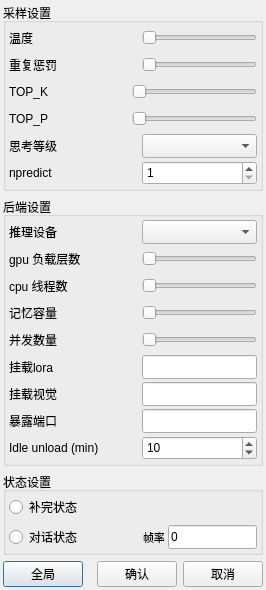
<?xml version="1.0" encoding="UTF-8"?>
<ui version="4.0">
 <class>Settings_Dialog_Ui</class>
 <widget class="QDialog" name="Settings_Dialog_Ui">
  <property name="geometry">
   <rect>
    <x>0</x>
    <y>0</y>
    <width>266</width>
    <height>583</height>
   </rect>
  </property>
  <property name="windowTitle">
   <string>Dialog</string>
  </property>
  <layout class="QVBoxLayout" name="verticalLayout_4">
   <property name="spacing">
    <number>6</number>
   </property>
   <property name="leftMargin">
    <number>3</number>
   </property>
   <property name="topMargin">
    <number>3</number>
   </property>
   <property name="rightMargin">
    <number>3</number>
   </property>
   <property name="bottomMargin">
    <number>3</number>
   </property>
   <item>
    <widget class="QGroupBox" name="sample_box">
     <property name="font">
      <font>
       <pointsize>9</pointsize>
      </font>
     </property>
     <property name="title">
      <string>采样设置</string>
     </property>
     <layout class="QVBoxLayout" name="verticalLayout">
      <property name="spacing">
       <number>3</number>
      </property>
      <property name="leftMargin">
       <number>3</number>
      </property>
      <property name="topMargin">
       <number>3</number>
      </property>
      <property name="rightMargin">
       <number>3</number>
      </property>
      <property name="bottomMargin">
       <number>3</number>
      </property>
      <item>
       <layout class="QHBoxLayout" name="horizontalLayout_2">
        <item>
         <widget class="QLabel" name="temp_label">
          <property name="minimumSize">
           <size>
            <width>130</width>
            <height>24</height>
           </size>
          </property>
          <property name="maximumSize">
           <size>
            <width>130</width>
            <height>24</height>
           </size>
          </property>
          <property name="text">
           <string>温度</string>
          </property>
         </widget>
        </item>
        <item>
         <widget class="QSlider" name="temp_slider">
          <property name="minimumSize">
           <size>
            <width>100</width>
            <height>24</height>
           </size>
          </property>
          <property name="maximumSize">
           <size>
            <width>16777215</width>
            <height>24</height>
           </size>
          </property>
          <property name="pageStep">
           <number>1</number>
          </property>
          <property name="orientation">
           <enum>Qt::Horizontal</enum>
          </property>
         </widget>
        </item>
       </layout>
      </item>
      <item>
       <layout class="QHBoxLayout" name="horizontalLayout_3">
        <item>
         <widget class="QLabel" name="repeat_label">
          <property name="minimumSize">
           <size>
            <width>130</width>
            <height>24</height>
           </size>
          </property>
          <property name="maximumSize">
           <size>
            <width>130</width>
            <height>24</height>
           </size>
          </property>
          <property name="text">
           <string>重复惩罚</string>
          </property>
         </widget>
        </item>
        <item>
         <widget class="QSlider" name="repeat_slider">
          <property name="minimumSize">
           <size>
            <width>100</width>
            <height>24</height>
           </size>
          </property>
          <property name="maximumSize">
           <size>
            <width>16777215</width>
            <height>24</height>
           </size>
          </property>
          <property name="pageStep">
           <number>1</number>
          </property>
          <property name="orientation">
           <enum>Qt::Horizontal</enum>
          </property>
         </widget>
        </item>
       </layout>
      </item>
      <item>
       <layout class="QHBoxLayout" name="horizontalLayout_4">
        <item>
         <widget class="QLabel" name="topk_label">
          <property name="minimumSize">
           <size>
            <width>120</width>
            <height>24</height>
           </size>
          </property>
          <property name="maximumSize">
           <size>
            <width>120</width>
            <height>24</height>
           </size>
          </property>
          <property name="visible">
           <bool>false</bool>
          </property>
          <property name="text">
           <string>TOP_K</string>
          </property>
         </widget>
        </item>
        <item>
         <widget class="QSlider" name="topk_slider">
          <property name="minimumSize">
           <size>
            <width>100</width>
            <height>24</height>
           </size>
          </property>
          <property name="maximumSize">
           <size>
            <width>16777215</width>
            <height>24</height>
           </size>
          </property>
          <property name="visible">
           <bool>false</bool>
          </property>
          <property name="pageStep">
           <number>1</number>
          </property>
          <property name="orientation">
           <enum>Qt::Horizontal</enum>
          </property>
         </widget>
        </item>
       </layout>
      </item>
      <item>
       <layout class="QHBoxLayout" name="horizontalLayout_topp">
        <item>
         <widget class="QLabel" name="topp_label">
          <property name="minimumSize">
           <size>
            <width>120</width>
            <height>24</height>
           </size>
          </property>
          <property name="maximumSize">
           <size>
            <width>120</width>
            <height>24</height>
           </size>
          </property>
          <property name="visible">
           <bool>false</bool>
          </property>
          <property name="text">
           <string>TOP_P</string>
          </property>
         </widget>
        </item>
        <item>
         <widget class="QSlider" name="topp_slider">
          <property name="minimumSize">
           <size>
            <width>100</width>
            <height>24</height>
           </size>
          </property>
          <property name="maximumSize">
           <size>
            <width>16777215</width>
            <height>24</height>
           </size>
          </property>
          <property name="visible">
           <bool>false</bool>
          </property>
          <property name="pageStep">
           <number>1</number>
          </property>
          <property name="orientation">
           <enum>Qt::Horizontal</enum>
          </property>
         </widget>
        </item>
       </layout>
      </item>
      <item>
       <layout class="QHBoxLayout" name="reasoningLayout">
        <item>
         <widget class="QLabel" name="reasoning_label">
          <property name="minimumSize">
           <size>
            <width>130</width>
            <height>24</height>
           </size>
          </property>
          <property name="maximumSize">
           <size>
            <width>130</width>
            <height>24</height>
           </size>
          </property>
          <property name="text">
           <string>思考等级</string>
          </property>
         </widget>
        </item>
        <item>
         <widget class="QComboBox" name="reasoning_comboBox">
          <property name="minimumSize">
           <size>
            <width>100</width>
            <height>24</height>
           </size>
          </property>
          <property name="maximumSize">
           <size>
            <width>16777215</width>
            <height>24</height>
           </size>
          </property>
         </widget>
        </item>
       </layout>
      </item>
      <item>
       <layout class="QHBoxLayout" name="horizontalLayout_npredict">
        <item>
         <widget class="QLabel" name="npredict_label">
          <property name="minimumSize">
           <size>
            <width>130</width>
            <height>24</height>
           </size>
          </property>
          <property name="maximumSize">
           <size>
            <width>130</width>
            <height>24</height>
           </size>
          </property>
          <property name="toolTip">
           <string extracomment="npredict tooltip">npredict</string>
          </property>
          <property name="text">
           <string extracomment="npredict label">npredict</string>
          </property>
         </widget>
        </item>
        <item>
         <widget class="QSpinBox" name="npredict_spin">
          <property name="minimumSize">
           <size>
            <width>100</width>
            <height>24</height>
           </size>
          </property>
          <property name="maximumSize">
           <size>
            <width>16777215</width>
            <height>24</height>
           </size>
          </property>
          <property name="toolTip">
           <string>npredict</string>
          </property>
          <property name="accelerated">
           <bool>true</bool>
          </property>
          <property name="minimum">
           <number>1</number>
          </property>
          <property name="maximum">
           <number>99999</number>
          </property>
         </widget>
        </item>
       </layout>
      </item>
     </layout>
    </widget>
   </item>
   <item>
    <widget class="QGroupBox" name="backend_box">
     <property name="font">
      <font>
       <pointsize>9</pointsize>
      </font>
     </property>
     <property name="title">
      <string>后端设置</string>
     </property>
     <layout class="QVBoxLayout" name="verticalLayout_3">
      <property name="spacing">
       <number>3</number>
      </property>
      <property name="leftMargin">
       <number>3</number>
      </property>
      <property name="topMargin">
       <number>3</number>
      </property>
      <property name="rightMargin">
       <number>3</number>
      </property>
      <property name="bottomMargin">
       <number>3</number>
      </property>
      <item>
       <layout class="QHBoxLayout" name="horizontalLayout_22">
        <item>
         <widget class="QLabel" name="device_label">
          <property name="minimumSize">
           <size>
            <width>130</width>
            <height>24</height>
           </size>
          </property>
          <property name="maximumSize">
           <size>
            <width>130</width>
            <height>24</height>
           </size>
          </property>
          <property name="text">
           <string>推理设备</string>
          </property>
         </widget>
        </item>
        <item>
         <widget class="QComboBox" name="device_comboBox">
          <property name="minimumSize">
           <size>
            <width>0</width>
            <height>24</height>
           </size>
          </property>
          <property name="maximumSize">
           <size>
            <width>16777215</width>
            <height>24</height>
           </size>
          </property>
         </widget>
        </item>
       </layout>
      </item>
      <item>
       <layout class="QHBoxLayout" name="horizontalLayout_5">
        <item>
         <widget class="QLabel" name="ngl_label">
          <property name="minimumSize">
           <size>
            <width>130</width>
            <height>24</height>
           </size>
          </property>
          <property name="maximumSize">
           <size>
            <width>130</width>
            <height>24</height>
           </size>
          </property>
          <property name="text">
           <string>gpu 负载层数</string>
          </property>
         </widget>
        </item>
        <item>
         <widget class="QSlider" name="ngl_slider">
          <property name="minimumSize">
           <size>
            <width>100</width>
            <height>24</height>
           </size>
          </property>
          <property name="maximumSize">
           <size>
            <width>16777215</width>
            <height>24</height>
           </size>
          </property>
          <property name="pageStep">
           <number>1</number>
          </property>
          <property name="orientation">
           <enum>Qt::Horizontal</enum>
          </property>
         </widget>
        </item>
       </layout>
      </item>
      <item>
       <layout class="QHBoxLayout" name="horizontalLayout_6">
        <item>
         <widget class="QLabel" name="nthread_label">
          <property name="minimumSize">
           <size>
            <width>130</width>
            <height>24</height>
           </size>
          </property>
          <property name="maximumSize">
           <size>
            <width>130</width>
            <height>24</height>
           </size>
          </property>
          <property name="text">
           <string>cpu 线程数</string>
          </property>
         </widget>
        </item>
        <item>
         <widget class="QSlider" name="nthread_slider">
          <property name="minimumSize">
           <size>
            <width>100</width>
            <height>24</height>
           </size>
          </property>
          <property name="maximumSize">
           <size>
            <width>16777215</width>
            <height>24</height>
           </size>
          </property>
          <property name="pageStep">
           <number>1</number>
          </property>
          <property name="orientation">
           <enum>Qt::Horizontal</enum>
          </property>
         </widget>
        </item>
       </layout>
      </item>
      <item>
       <layout class="QHBoxLayout" name="horizontalLayout_9">
        <item>
         <widget class="QLabel" name="nctx_label">
          <property name="minimumSize">
           <size>
            <width>130</width>
            <height>24</height>
           </size>
          </property>
          <property name="maximumSize">
           <size>
            <width>130</width>
            <height>24</height>
           </size>
          </property>
          <property name="text">
           <string>记忆容量</string>
          </property>
         </widget>
        </item>
        <item>
         <widget class="QSlider" name="nctx_slider">
          <property name="minimumSize">
           <size>
            <width>100</width>
            <height>24</height>
           </size>
          </property>
          <property name="maximumSize">
           <size>
            <width>16777215</width>
            <height>24</height>
           </size>
          </property>
          <property name="orientation">
           <enum>Qt::Horizontal</enum>
          </property>
         </widget>
        </item>
       </layout>
      </item>
      <item>
       <layout class="QHBoxLayout" name="horizontalLayout_23">
        <item>
         <widget class="QLabel" name="parallel_label">
          <property name="minimumSize">
           <size>
            <width>130</width>
            <height>24</height>
           </size>
          </property>
          <property name="maximumSize">
           <size>
            <width>130</width>
            <height>24</height>
           </size>
          </property>
          <property name="text">
           <string>并发数量</string>
          </property>
         </widget>
        </item>
        <item>
         <widget class="QSlider" name="parallel_slider">
          <property name="minimumSize">
           <size>
            <width>100</width>
            <height>24</height>
           </size>
          </property>
          <property name="maximumSize">
           <size>
            <width>16777215</width>
            <height>24</height>
           </size>
          </property>
          <property name="minimum">
           <number>1</number>
          </property>
          <property name="maximum">
           <number>4096</number>
          </property>
          <property name="pageStep">
           <number>1</number>
          </property>
          <property name="value">
           <number>1</number>
          </property>
          <property name="orientation">
           <enum>Qt::Horizontal</enum>
          </property>
         </widget>
        </item>
       </layout>
      </item>
      <item>
       <layout class="QHBoxLayout" name="horizontalLayout_10">
        <item>
         <widget class="QLabel" name="lora_label">
          <property name="minimumSize">
           <size>
            <width>130</width>
            <height>24</height>
           </size>
          </property>
          <property name="maximumSize">
           <size>
            <width>130</width>
            <height>24</height>
           </size>
          </property>
          <property name="text">
           <string>挂载lora</string>
          </property>
         </widget>
        </item>
        <item>
         <widget class="QLineEdit" name="lora_LineEdit">
          <property name="minimumSize">
           <size>
            <width>100</width>
            <height>24</height>
           </size>
          </property>
          <property name="maximumSize">
           <size>
            <width>16777215</width>
            <height>24</height>
           </size>
          </property>
         </widget>
        </item>
       </layout>
      </item>
      <item>
       <layout class="QHBoxLayout" name="horizontalLayout_11">
        <item>
         <widget class="QLabel" name="mmproj_label">
          <property name="minimumSize">
           <size>
            <width>130</width>
            <height>24</height>
           </size>
          </property>
          <property name="maximumSize">
           <size>
            <width>130</width>
            <height>24</height>
           </size>
          </property>
          <property name="text">
           <string>挂载视觉</string>
          </property>
         </widget>
        </item>
        <item>
         <widget class="QLineEdit" name="mmproj_LineEdit">
          <property name="minimumSize">
           <size>
            <width>100</width>
            <height>24</height>
           </size>
          </property>
          <property name="maximumSize">
           <size>
            <width>16777215</width>
            <height>24</height>
           </size>
          </property>
         </widget>
        </item>
       </layout>
      </item>
      <item>
       <layout class="QHBoxLayout" name="horizontalLayout_12">
        <item>
         <widget class="QLabel" name="port_label">
          <property name="minimumSize">
           <size>
            <width>130</width>
            <height>24</height>
           </size>
          </property>
          <property name="maximumSize">
           <size>
            <width>130</width>
            <height>24</height>
           </size>
          </property>
          <property name="text">
           <string>暴露端口</string>
          </property>
         </widget>
        </item>
        <item>
         <widget class="QLineEdit" name="port_lineEdit">
          <property name="minimumSize">
           <size>
            <width>100</width>
            <height>24</height>
           </size>
          </property>
          <property name="maximumSize">
           <size>
            <width>16777215</width>
            <height>24</height>
           </size>
          </property>
         </widget>
        </item>
       </layout>
      </item>
      <item>
       <layout class="QHBoxLayout" name="horizontalLayout_lazyTimeout">
        <item>
         <widget class="QLabel" name="lazy_timeout_label">
          <property name="sizePolicy">
           <sizepolicy hsizetype="Preferred" vsizetype="Fixed">
            <horstretch>0</horstretch>
            <verstretch>0</verstretch>
           </sizepolicy>
          </property>
          <property name="minimumSize">
           <size>
            <width>130</width>
            <height>24</height>
           </size>
          </property>
          <property name="maximumSize">
           <size>
            <width>130</width>
            <height>16777215</height>
           </size>
          </property>
          <property name="text">
           <string>Idle unload (min)</string>
          </property>
         </widget>
        </item>
        <item>
         <widget class="QSpinBox" name="lazy_timeout_spin">
          <property name="minimumSize">
           <size>
            <width>100</width>
            <height>24</height>
           </size>
          </property>
          <property name="maximumSize">
           <size>
            <width>9999999</width>
            <height>24</height>
           </size>
          </property>
          <property name="minimum">
           <number>0</number>
          </property>
          <property name="maximum">
           <number>1440</number>
          </property>
          <property name="value">
           <number>10</number>
          </property>
         </widget>
        </item>
       </layout>
      </item>
     </layout>
    </widget>
   </item>
   <item>
    <widget class="QGroupBox" name="mode_box">
     <property name="title">
      <string>状态设置</string>
     </property>
     <layout class="QVBoxLayout" name="verticalLayout_2">
      <property name="spacing">
       <number>6</number>
      </property>
      <property name="leftMargin">
       <number>3</number>
      </property>
      <property name="topMargin">
       <number>3</number>
      </property>
      <property name="rightMargin">
       <number>3</number>
      </property>
      <property name="bottomMargin">
       <number>3</number>
      </property>
      <item>
       <widget class="QRadioButton" name="complete_btn">
        <property name="minimumSize">
         <size>
          <width>110</width>
          <height>24</height>
         </size>
        </property>
        <property name="maximumSize">
         <size>
          <width>110</width>
          <height>24</height>
         </size>
        </property>
        <property name="font">
         <font>
          <pointsize>9</pointsize>
         </font>
        </property>
        <property name="text">
         <string>补完状态</string>
        </property>
       </widget>
      </item>
      <item>
       <layout class="QHBoxLayout" name="horizontalLayout_13">
        <property name="spacing">
         <number>3</number>
        </property>
        <item>
         <widget class="QRadioButton" name="chat_btn">
          <property name="minimumSize">
           <size>
            <width>110</width>
            <height>24</height>
           </size>
          </property>
          <property name="maximumSize">
           <size>
            <width>110</width>
            <height>24</height>
           </size>
          </property>
          <property name="font">
           <font>
            <pointsize>9</pointsize>
           </font>
          </property>
          <property name="text">
           <string>对话状态</string>
          </property>
         </widget>
        </item>
        <item>
         <spacer name="horizontalSpacer_3">
          <property name="orientation">
           <enum>Qt::Horizontal</enum>
          </property>
          <property name="sizeHint" stdset="0">
           <size>
            <width>40</width>
            <height>20</height>
           </size>
          </property>
         </spacer>
        </item>
        <item>
         <widget class="QLabel" name="frame_label">
          <property name="minimumSize">
           <size>
            <width>0</width>
            <height>24</height>
           </size>
          </property>
          <property name="maximumSize">
           <size>
            <width>16777215</width>
            <height>24</height>
           </size>
          </property>
          <property name="font">
           <font>
            <pointsize>8</pointsize>
           </font>
          </property>
          <property name="text">
           <string>帧率</string>
          </property>
         </widget>
        </item>
        <item>
         <widget class="QLineEdit" name="frame_lineEdit">
          <property name="minimumSize">
           <size>
            <width>0</width>
            <height>24</height>
           </size>
          </property>
          <property name="maximumSize">
           <size>
            <width>16777215</width>
            <height>24</height>
           </size>
          </property>
          <property name="text">
           <string>0</string>
          </property>
         </widget>
        </item>
       </layout>
      </item>
     </layout>
    </widget>
   </item>
   <item>
    <layout class="QHBoxLayout" name="horizontalLayout">
     <item>
      <widget class="QPushButton" name="global_pushButton">
       <property name="text">
        <string>全局</string>
       </property>
      </widget>
     </item>
     <item>
      <spacer name="horizontalSpacer">
       <property name="orientation">
        <enum>Qt::Horizontal</enum>
       </property>
       <property name="sizeHint" stdset="0">
        <size>
         <width>40</width>
         <height>20</height>
        </size>
       </property>
      </spacer>
     </item>
     <item>
      <widget class="QPushButton" name="confirm">
       <property name="font">
        <font>
         <pointsize>9</pointsize>
        </font>
       </property>
       <property name="text">
        <string>确认</string>
       </property>
      </widget>
     </item>
     <item>
      <widget class="QPushButton" name="cancel">
       <property name="font">
        <font>
         <pointsize>9</pointsize>
        </font>
       </property>
       <property name="text">
        <string>取消</string>
       </property>
      </widget>
     </item>
    </layout>
   </item>
  </layout>
 </widget>
 <resources/>
 <connections/>
</ui>
